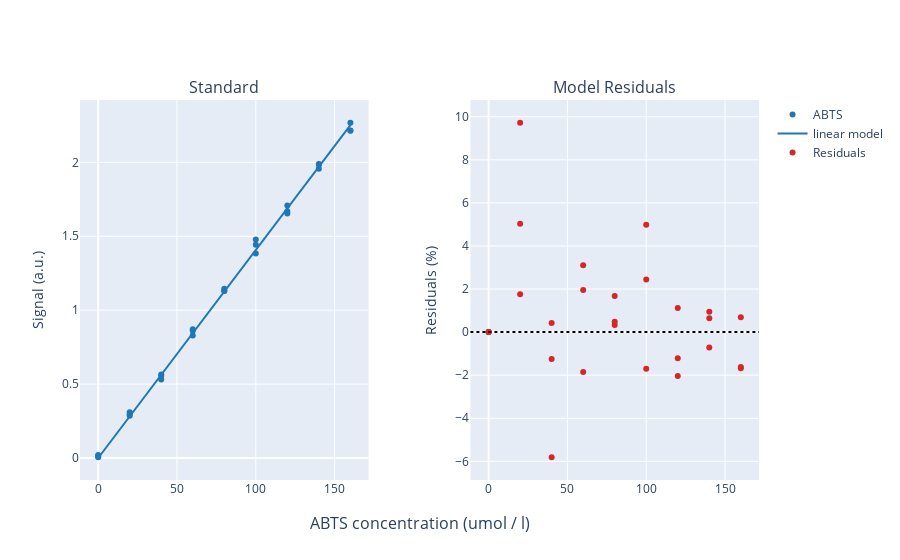
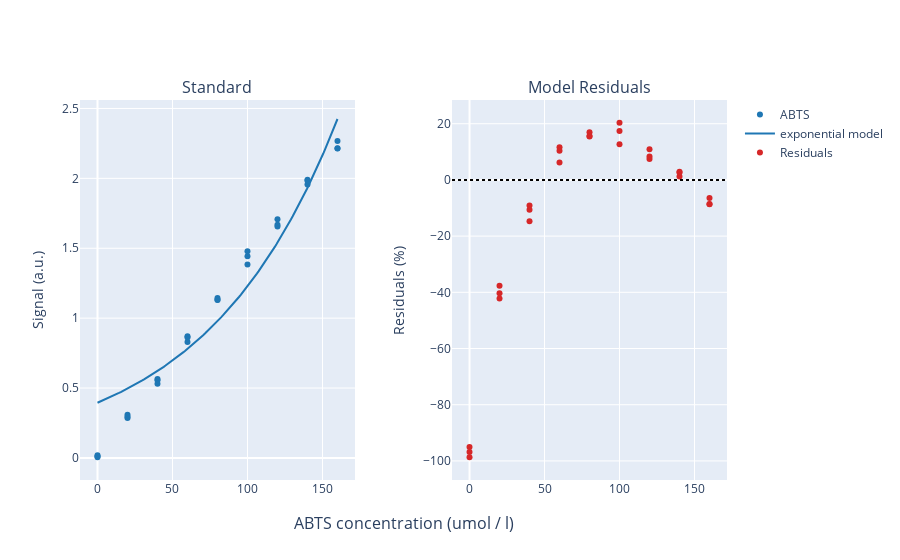

Write notebook code for charts like these, in order.
### Markdown cell above
## Model visualization

Models can be visualized, displaying the measured samples used for fitting of thee model, as well as the fitted model. Additionally, the residuals of the model are visualized.

### Code cell
# Get the linear, predefined model
linear = [model for model in calibrator.models if model.name == "linear"][0]

# Visualize the models
calibrator.visualize(linear)
calibrator.visualize(exponential)

### Figure 1 — Plotly figure (JSON) as saved in the notebook; plotly's stock layout.template omitted (floating-point values rounded to 4 significant figures; data arrays with more than 128 entries replaced by an {"elided": "..."} marker saying what was removed)
{"data": [{"hoverinfo": "skip", "marker": {"color": "#1f77b4"}, "mode": "markers", "name": "ABTS", "type": "scatter", "visible": true, "x": [0, 0, 0, 20, 20, 20, 40, 40, 40, 60, 60, 60, 80, 80, 80, 100, 100, 100, 120, 120, 120, 140, 140, 140, 160, 160, 160], "xaxis": "x", "y": [0.005157, 0.01957, 0.01259, 0.3089, 0.2865, 0.2957, 0.5655, 0.556, 0.5304, 0.8709, 0.829, 0.8612, 1.13, 1.145, 1.132, 1.442, 1.384, 1.478, 1.655, 1.708, 1.669, 1.989, 1.957, 1.983, 2.268, 2.216, 2.215], "yaxis": "y"}, {"hoverinfo": "skip", "marker": {"color": "#1f77b4"}, "mode": "lines", "name": "linear model", "type": "scatter", "visible": true, "x": {"elided": "135 float values"}, "xaxis": "x", "y": {"elided": "135 float values"}, "yaxis": "y"}, {"hoverinfo": "skip", "marker": {"color": "#d62728"}, "mode": "markers", "name": "Residuals", "type": "scatter", "visible": true, "x": [0, 0, 0, 20, 20, 20, 40, 40, 40, 60, 60, 60, 80, 80, 80, 100, 100, 100, 120, 120, 120, 140, 140, 140, 160, 160, 160], "xaxis": "x2", "y": [0, 0, 0, 9.72, 1.762, 5.036, 0.4186, -1.255, -5.811, 3.103, -1.855, 1.958, 0.3263, 1.673, 0.4787, 2.448, -1.708, 4.986, -2.039, 1.118, -1.214, 0.9398, -0.7104, 0.6402, 0.6882, -1.622, -1.681], "yaxis": "y2"}], "layout": {"annotations": [{"font": {"size": 16}, "showarrow": false, "text": "Standard", "x": 0.2125, "xanchor": "center", "xref": "paper", "y": 1, "yanchor": "bottom", "yref": "paper"}, {"font": {"size": 16}, "showarrow": false, "text": "Model Residuals", "x": 0.7875, "xanchor": "center", "xref": "paper", "y": 1, "yanchor": "bottom", "yref": "paper"}, {"font": {"size": 16}, "showarrow": false, "text": "ABTS concentration (umol / l)", "x": 0.5, "xanchor": "center", "xref": "paper", "y": 0, "yanchor": "top", "yref": "paper", "yshift": -30}], "shapes": [{"line": {"color": "#000000", "dash": "dot", "width": 2}, "type": "line", "x0": 0, "x1": 1, "xref": "x2 domain", "y0": 0, "y1": 0, "yref": "y2"}], "xaxis": {"anchor": "y", "domain": [0, 0.425]}, "xaxis2": {"anchor": "y2", "domain": [0.575, 1]}, "yaxis": {"anchor": "x", "domain": [0, 1], "title": {"text": "Signal (a.u.)"}}, "yaxis2": {"anchor": "x2", "domain": [0, 1], "title": {"text": "Residuals (%)"}}}}

### Figure 2 — Plotly figure (JSON) as saved in the notebook; plotly's stock layout.template omitted (floating-point values rounded to 4 significant figures; data arrays with more than 128 entries replaced by an {"elided": "..."} marker saying what was removed)
{"data": [{"hoverinfo": "skip", "marker": {"color": "#1f77b4"}, "mode": "markers", "name": "ABTS", "type": "scatter", "visible": true, "x": [0, 0, 0, 20, 20, 20, 40, 40, 40, 60, 60, 60, 80, 80, 80, 100, 100, 100, 120, 120, 120, 140, 140, 140, 160, 160, 160], "xaxis": "x", "y": [0.005157, 0.01957, 0.01259, 0.3089, 0.2865, 0.2957, 0.5655, 0.556, 0.5304, 0.8709, 0.829, 0.8612, 1.13, 1.145, 1.132, 1.442, 1.384, 1.478, 1.655, 1.708, 1.669, 1.989, 1.957, 1.983, 2.268, 2.216, 2.215], "yaxis": "y"}, {"hoverinfo": "skip", "marker": {"color": "#1f77b4"}, "mode": "lines", "name": "exponential model", "type": "scatter", "visible": true, "x": {"elided": "135 float values"}, "xaxis": "x", "y": {"elided": "135 float values"}, "yaxis": "y"}, {"hoverinfo": "skip", "marker": {"color": "#d62728"}, "mode": "markers", "name": "Residuals", "type": "scatter", "visible": true, "x": [0, 0, 0, 20, 20, 20, 40, 40, 40, 60, 60, 60, 80, 80, 80, 100, 100, 100, 120, 120, 120, 140, 140, 140, 160, 160, 160], "xaxis": "x2", "y": [-98.7, -95.05, -96.81, -37.69, -42.21, -40.35, -9.089, -10.6, -14.73, 11.61, 6.239, 10.37, 15.42, 16.97, 15.6, 17.44, 12.68, 20.35, 7.415, 10.88, 8.32, 2.93, 1.247, 2.625, -6.465, -8.611, -8.666], "yaxis": "y2"}], "layout": {"annotations": [{"font": {"size": 16}, "showarrow": false, "text": "Standard", "x": 0.2125, "xanchor": "center", "xref": "paper", "y": 1, "yanchor": "bottom", "yref": "paper"}, {"font": {"size": 16}, "showarrow": false, "text": "Model Residuals", "x": 0.7875, "xanchor": "center", "xref": "paper", "y": 1, "yanchor": "bottom", "yref": "paper"}, {"font": {"size": 16}, "showarrow": false, "text": "ABTS concentration (umol / l)", "x": 0.5, "xanchor": "center", "xref": "paper", "y": 0, "yanchor": "top", "yref": "paper", "yshift": -30}], "shapes": [{"line": {"color": "#000000", "dash": "dot", "width": 2}, "type": "line", "x0": 0, "x1": 1, "xref": "x2 domain", "y0": 0, "y1": 0, "yref": "y2"}], "xaxis": {"anchor": "y", "domain": [0, 0.425]}, "xaxis2": {"anchor": "y2", "domain": [0.575, 1]}, "yaxis": {"anchor": "x", "domain": [0, 1], "title": {"text": "Signal (a.u.)"}}, "yaxis2": {"anchor": "x2", "domain": [0, 1], "title": {"text": "Residuals (%)"}}}}
